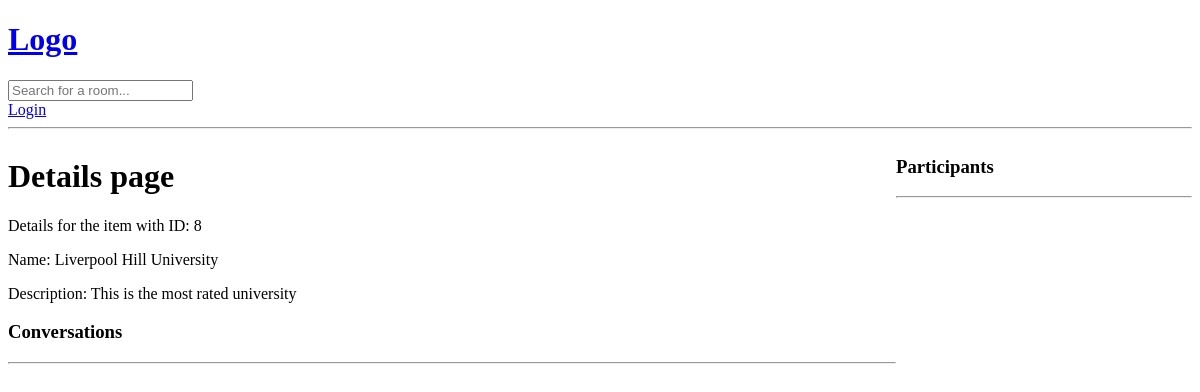
The page /details/8 on the database as committed earlier.
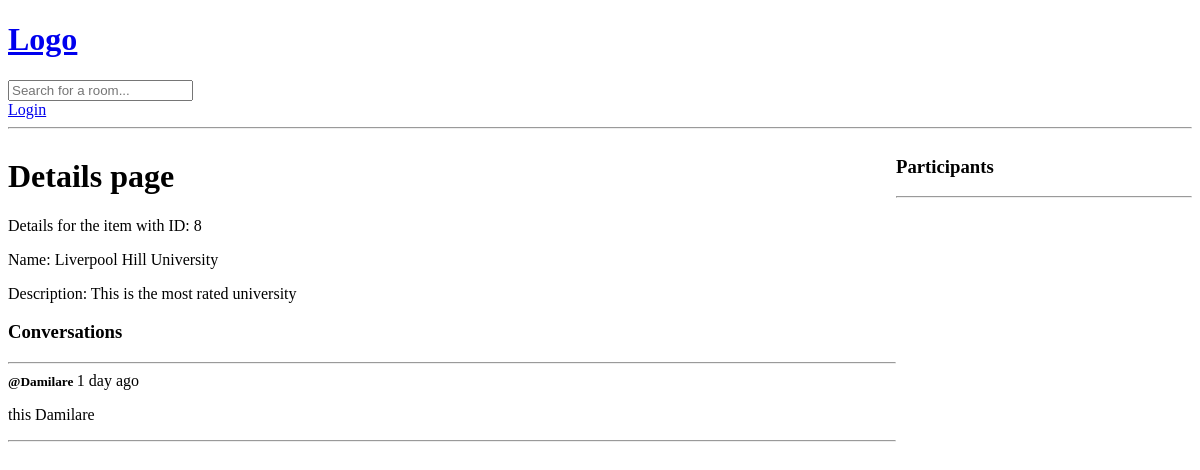
The same page on the database as committed later.
### base/models.py (models this page shows, shortened)
class Message(models.Model):
    user = models.ForeignKey(User, on_delete=models.CASCADE)
    room = models.ForeignKey(Room, on_delete=models.CASCADE)
    body = models.TextField()
    updated = models.DateTimeField(auto_now=True)
    created = models.DateTimeField(auto_now_add=True)

### base/views.py (the view, shortened to what this page needs)
# urls.py: path("details/<int:pk>", views.details, name="room_details"),  # Room page with primary key
def details(request, pk):
        room = Room.objects.get(id=pk)
        room_messages = room.message_set.all().order_by('-created')
        participants = room.participants.all()
        print(participants)
        context = {'room': room, 'room_messages': room_messages, 'participants': participants}
        return render(request,"base/details.html", context)

### base/templates/base/details.html (shortened to what this page needs)
{% extends "layout.html" %} {% block content %}
<div class="room-container">
  <div>
    <h1>Details page</h1>
    <p>Details for the item with ID: {{ room.id }}</p>
    <p>Name: {{ room.name }}</p>
    <p>Description: {{ room.description }}</p>
    <div class="comment-wrapper">
      <h3>Conversations</h3>
      <hr />
      {% for message in room_messages %}
      <div>
        <small>
          <strong>@{{ message.user.username|capfirst}}</strong>
        </small>
        <span> {{ message.created|timesince}} ago</span>
        <p>{{ message.body }}</p>
      </div>
      <hr />
      {% endfor %}
    </div>
  </div>
  <div>
    <h3>Participants</h3>
    <hr />
  </div>
</div>
{% endblock %}

Rows that differ between the two databases and show on the page:
added Message: user.username "Damilare", created "1 day", body "this Damilare"
